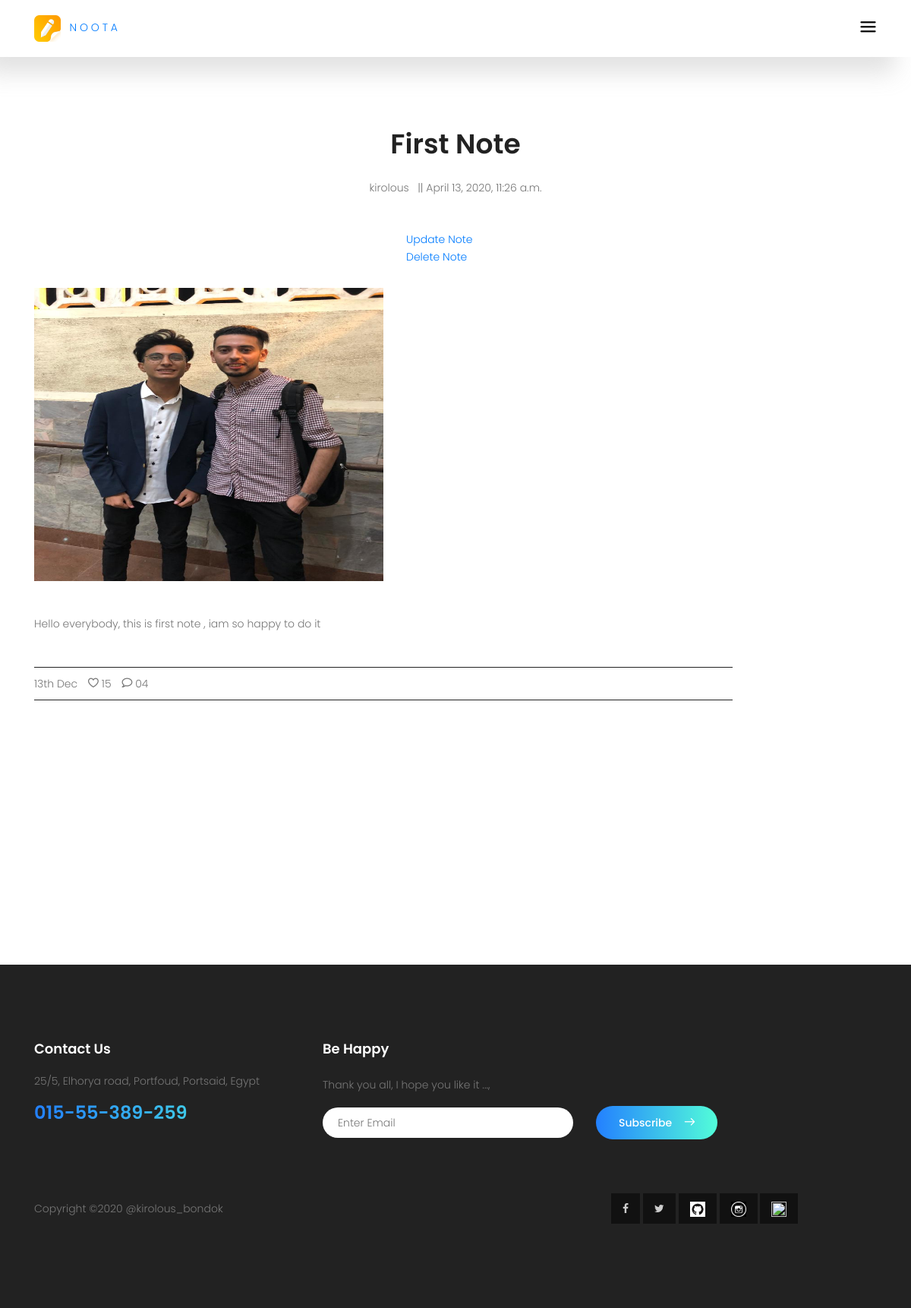
The app's page /notes/first-note/ (signed in) with its own data.
### notes_app/models.py (models this page shows, shortened)
class Note(models.Model):
    user    = models.ForeignKey(User,on_delete=models.CASCADE)
    title   = models.CharField(max_length=30)
    slug    = models.SlugField(null=True ,blank=True)
    content = RichTextField()
    created = models.DateTimeField(blank=True,default=datetime.datetime.now)
    active  = models.BooleanField(default=True)
    tags    = models.CharField(max_length=100)
    img = models.ImageField(upload_to=" notes-img")
    def __str__(self):
        return self.title

### notes_app/views.py (the view)
# urls.py: url(r'^(?P<slug>[-\w]+)/$' , views.detail , name='note_detail'),
def detail(request,slug):
    user = request.user
    profile = get_object_or_404(Profile , user= user)
    note = Note.objects.get(slug=slug)
    context ={
        'note':note ,
        'profile' : profile ,
    }
    return render(request , 'one_note.html', context)

### notes_app/templates/one_note.html
{% extends "base.html" %}
{% load static %}
{% block body %}
    <section class="blog-area section-gap">
      <div class="container">
        <div class="row justify-content-center">
          <div class="col-md-8 pb-30 header-text">
            <h1>{{note}}</h1>
            <p>
              {{note.user.username}} &nbsp; || {{note.created}}
            </p>
            <a href="{% url 'notes:note_edit' note.slug %}" style="margin-left:300px;"> Update Note </a>
            <a href="{% url 'notes:note_delete' note.slug %}" style="margin-left:300px;"> Delete Note </a>
          </div>
        </div>
        <div class="row">
          <div class="single-blog col-lg-10 col-md-10">
            {% if note.img %}
            <img class="f-img img-fluid mx-auto" src="{{note.img.url}}" style="width:50%; height:50%">
            {% else %}
            <img class="f-img img-fluid mx-auto" src="{% static 'home_static/img/no-image.jpg' %}" style="width:50%; height:50%;">
            {% endif %}
            <p>
              {{note.content | safe}}
            </p>
            <div class="bottom d-flex justify-content-between align-items-center flex-wrap">
              <div class="meta">
                13th Dec
                <span class="lnr lnr-heart"></span> 15
                <span class="lnr lnr-bubble"></span> 04
              </div>
            </div>
          </div>
        </div>
      </div>
    </section>
{% endblock %}

### static/home_static/css/main.css (style rules this page uses)
body { color: #777777; font-family: "Poppins", sans-serif; font-size: 14px; font-weight: 300; line-height: 1.625em; position: relative; }
a { -webkit-transition: all 0.3s ease 0s; -moz-transition: all 0.3s ease 0s; -o-transition: all 0.3s ease 0s; transition: all 0.3s ease 0s; }
a, a:focus, a:hover { text-decoration: none; outline: 0; }
h1, h2, h3, h4, h5, h6 { font-family: "Poppins", sans-serif; color: #222222; line-height: 1.2em !important; margin-bottom: 0; margin-top: 0; font-weight: 600; }
h1, .h1 { font-size: 36px; }
.pb-30 { padding-bottom: 30px; }
.flex-wrap { -webkit-flex-wrap: wrap; -moz-flex-wrap: wrap; -ms-flex-wrap: wrap; flex-wrap: wrap; }
h1 { font-size: 36px; }
h1, h2, h3, h4, h5, h6 { line-height: 1.5em; }
body { position: relative; }
.section-gap { padding: 120px 0; }
.lnr { font-weight: 700; }
.blog-area h1 { text-align: center; margin-bottom: 25px; font-weight: 600; text-transform: capitalize; }
.blog-area p { margin-bottom: 45px; text-align: center; }
.single-blog p { text-align: left; margin-top: 15px; }
.single-blog .bottom { padding: 10px 0; border-top: 1px solid #222; border-bottom: 1px solid #222; }
.single-blog .bottom span { margin-left: 10px; }
.single-blog .f-img { -webkit-transition: all 0.3s ease 0s; -moz-transition: all 0.3s ease 0s; -o-transition: all 0.3s ease 0s; transition: all 0.3s ease 0s; }
p { color: #777; }

### records on screen
Note: title "First Note", user.username "kirolous", created "April 13, 2020, 11:26 a.m.", img (picture), content "Hello everybody, this is first note , iam so happy to do it"
